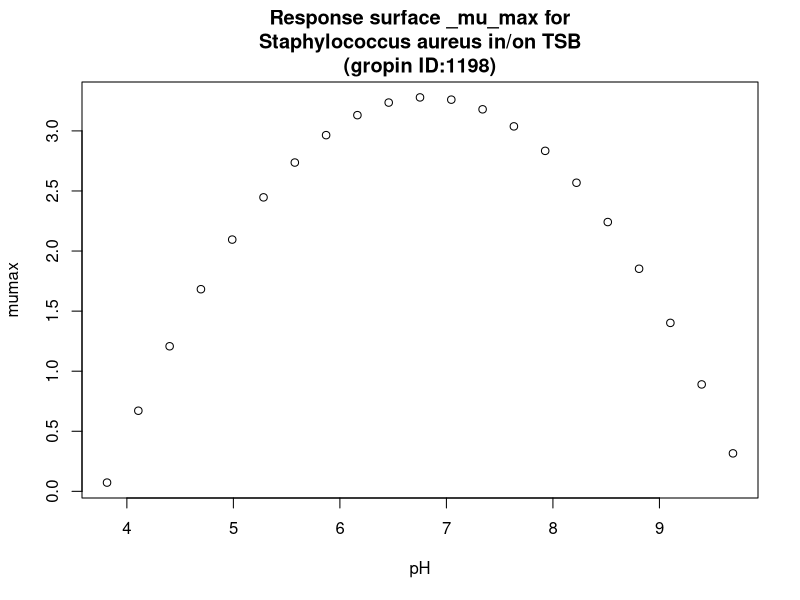

Write the R code that produced this figure.
#############################
# start of Parameter script
#############################
pH <- seq(3.81381,9.69030969030969,length.out=21)
#############################
# end of Parameter script
#############################
############################# 
# start of Model script Gropin ID 1198 
#############################
 
# constant coefficients for this model
 
variables <- data.frame(pH)
argumentsPar <- unique.data.frame(expand.grid(variables))
 
# heart of the model
response_surface <- function(pH) {
   mumax <-3.28*(pH-9.84)*((pH-3.78)^2)/((6.81-3.78)*((6.81-3.78)*(pH-6.81)-(6.81-9.84)*(6.81+3.78-2*pH)))

	return(mumax=mumax)
} 

# output parameters
responseSurface <- cbind(argumentsPar,response_surface(argumentsPar['pH']))
colnames(responseSurface) <- c(colnames(argumentsPar),'mumax')
#############################
# End of Model script
#############################
############################# 
# start of Visualisation script Gropin ID 1198 
#############################
titleText <-'Response surface _mu_max for
Staphylococcus aureus in/on TSB
(gropin ID:1198)'
plot(pH,responseSurface$'mumax',xlab='pH',
                          ylab='mumax',main=titleText)
#############################
# End of Visualisation script
#############################
